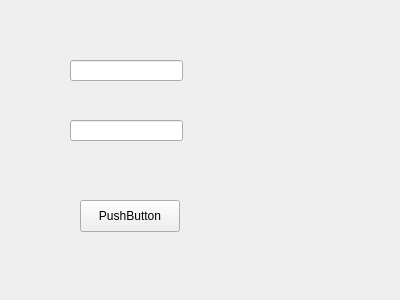
<?xml version="1.0" encoding="UTF-8"?>
<ui version="4.0">
 <class>Login</class>
 <widget class="QWidget" name="Login">
  <property name="geometry">
   <rect>
    <x>0</x>
    <y>0</y>
    <width>400</width>
    <height>300</height>
   </rect>
  </property>
  <property name="windowTitle">
   <string>Form</string>
  </property>
  <widget class="QLineEdit" name="txtUsuario">
   <property name="geometry">
    <rect>
     <x>70</x>
     <y>60</y>
     <width>113</width>
     <height>21</height>
    </rect>
   </property>
  </widget>
  <widget class="QLineEdit" name="txtPassword">
   <property name="geometry">
    <rect>
     <x>70</x>
     <y>120</y>
     <width>113</width>
     <height>21</height>
    </rect>
   </property>
   <property name="echoMode">
    <enum>QLineEdit::EchoMode::Password</enum>
   </property>
  </widget>
  <widget class="QPushButton" name="btnIngresar">
   <property name="geometry">
    <rect>
     <x>80</x>
     <y>200</y>
     <width>100</width>
     <height>32</height>
    </rect>
   </property>
   <property name="text">
    <string>PushButton</string>
   </property>
  </widget>
 </widget>
 <resources/>
 <connections/>
</ui>
